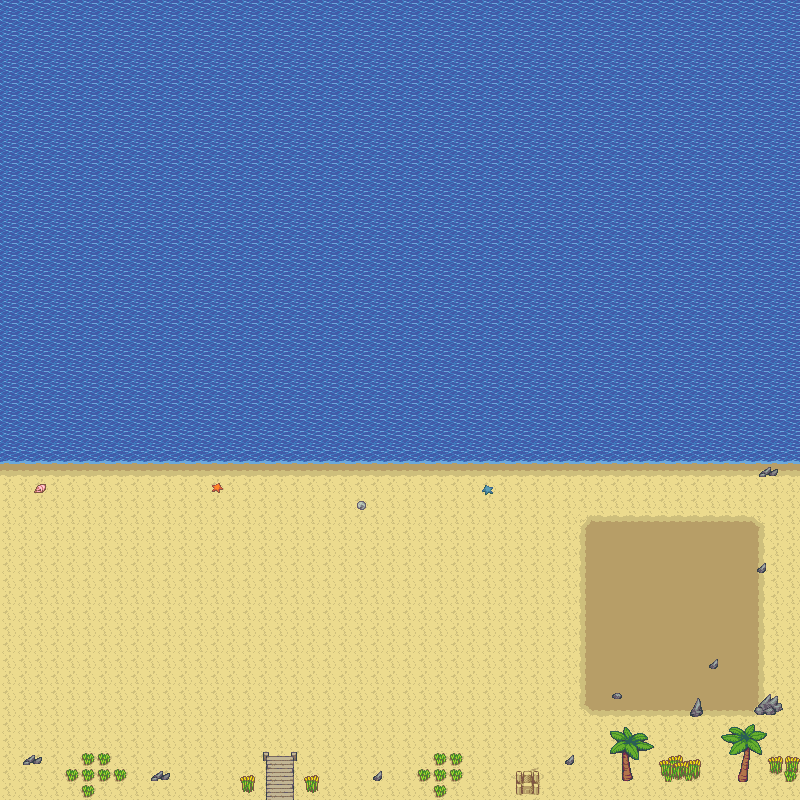

The image is a tile-based game level rendered from a .tmx file. Its description and source (layers, tilesets, objects; grid data summarised) follow:
An orthogonal 50x50 tile map with 16x16 px tiles, 2 tile layers (terrain, details) and 5 objects (base, spawn_max, spawn_min, player_spawn, weapon).

<map version="1.4" tiledversion="1.4.3" orientation="orthogonal" renderorder="right-down" width="50" height="50" tilewidth="16" tileheight="16" infinite="0" nextlayerid="4" nextobjectid="10">
 <tileset firstgid="1" name="beach_tileset" tilewidth="16" tileheight="16" tilecount="936" columns="36">
  <image source="beach_tileset.png" width="576" height="416" />
 </tileset>
 <layer id="1" name="terrain" width="50" height="50">
  <data>[2500 cells, 2500 non-empty, 13 distinct tile ids]</data>
 </layer>
 <layer id="2" name="details" width="50" height="50">
  <data>[2500 cells, 87 non-empty, 61 distinct tile ids]</data>
 </layer>
 <objectgroup id="3" name="objects">
  <object id="2" name="base" gid="440" x="588" y="631.5" width="16" height="16" />
  <object id="4" name="spawn_max" gid="440" x="-35" y="528" width="16" height="16" />
  <object id="5" name="spawn_min" gid="440" x="-35" y="696" width="16" height="16" />
  <object id="8" name="player_spawn" gid="440" x="663.5" y="611.5" width="16" height="16" />
  <object id="9" name="weapon" gid="555" x="-140" y="521.333" width="16" height="16" />
 </objectgroup>
</map>
